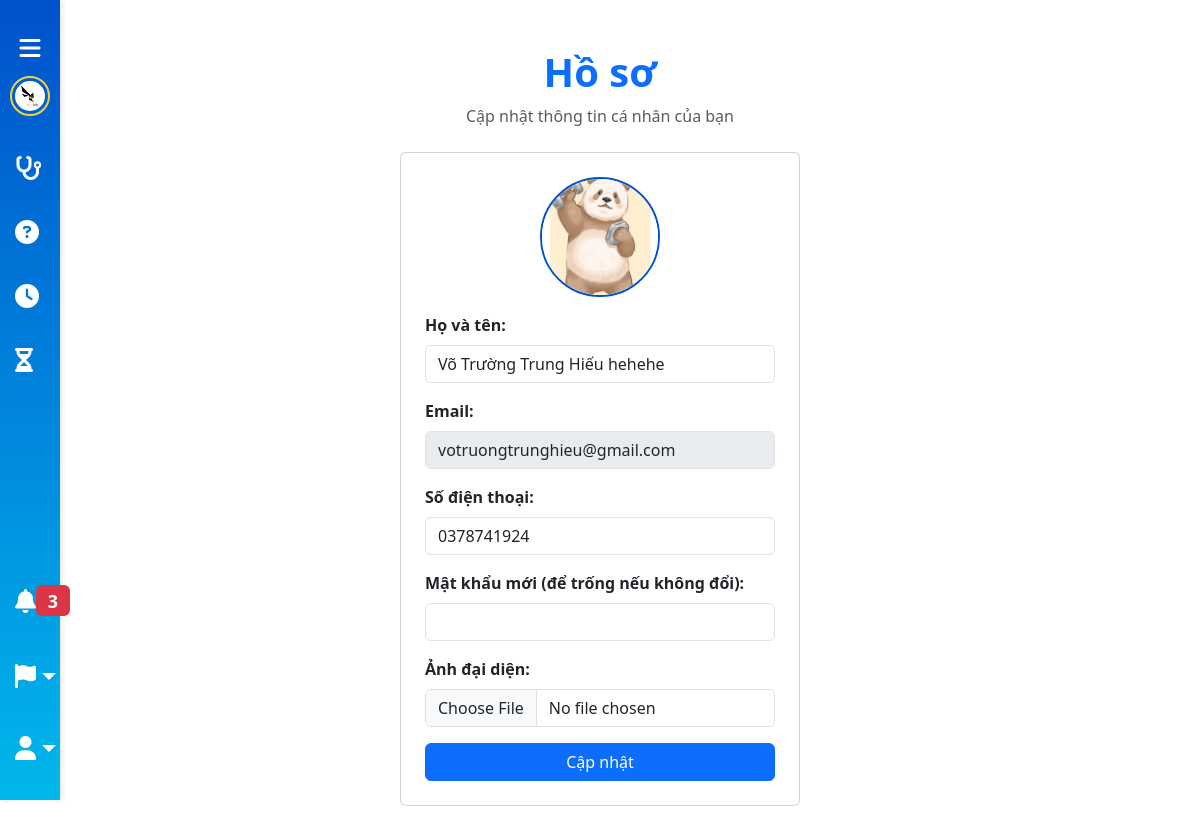
The page /profile (signed in) on the database as committed earlier.
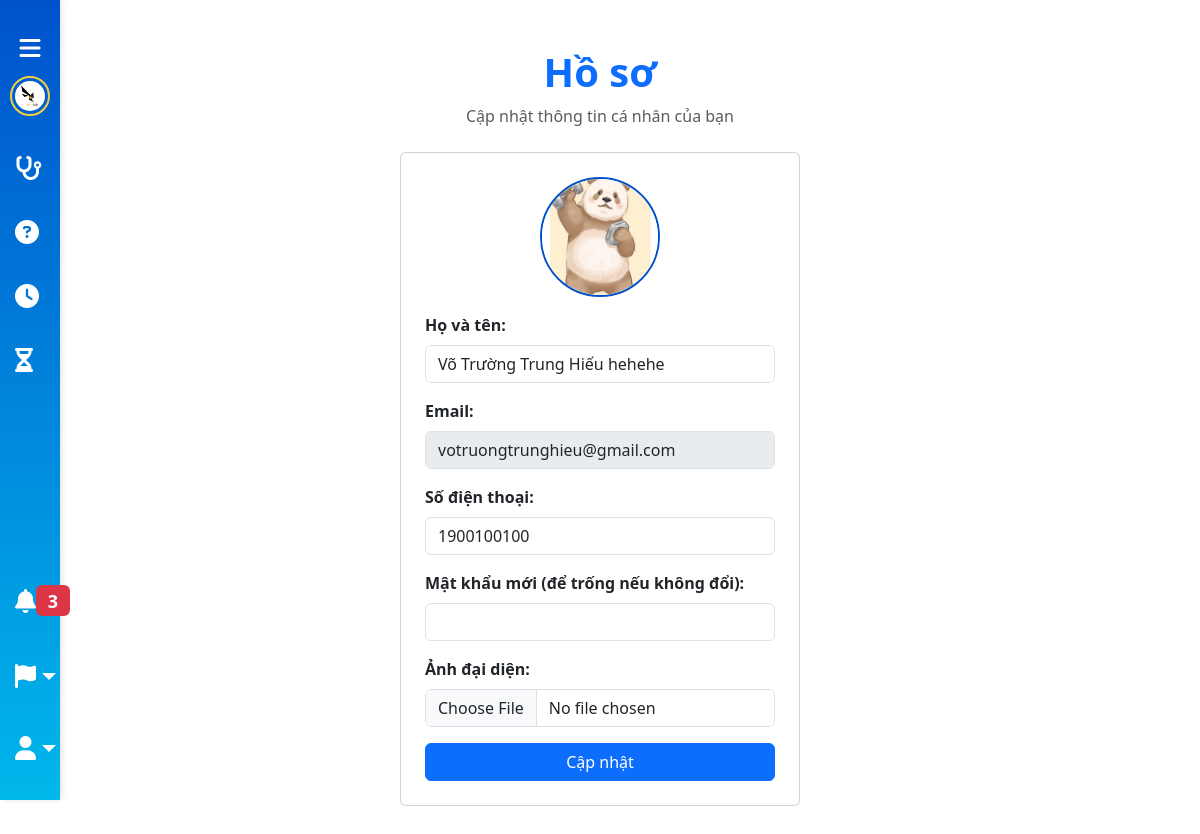
The same page on the database as committed later.
### tables this page shows
CREATE TABLE users
                 (id INTEGER PRIMARY KEY AUTOINCREMENT,
                  full_name TEXT NOT NULL,
                  email TEXT UNIQUE NOT NULL,
                  phone TEXT,
                  profile_pic TEXT,
                  password_hash TEXT NOT NULL);

### app.py (the view, shortened to what this page needs)
@app.route('/profile', methods=['GET','POST'])
def profile():
    if 'user_id' not in session:
        flash("Vui lòng đăng nhập", "danger")
        return redirect(url_for('index'))
    conn = get_db_conn()
    c = conn.cursor()
    c.execute("SELECT full_name,email,phone,profile_pic FROM users WHERE id=?", (session['user_id'],))
    user = c.fetchone()
    conn.close()
    return render_template('profile.html', user=user)

### app.py (called while the page is built)
def get_db_conn():
    conn = sqlite3.connect(DB_FILE)
    conn.row_factory = sqlite3.Row
    return conn

### templates/profile.html (shortened to what this page needs)
<!DOCTYPE html>
<html lang="en">
<head>
  <link href="https://cdn.jsdelivr.net/npm/bootstrap@5.3.2/dist/css/bootstrap.min.css" rel="stylesheet">
  <link rel="stylesheet" href="https://cdnjs.cloudflare.com/ajax/libs/font-awesome/6.4.2/css/all.min.css">
  <link rel="stylesheet" href="{{ url_for('static', filename='sidebar.css') }}">
</head>
<body class="sidebar-collapsed">
  {% include 'sidebar.html' %}
  <div class="content">
    <div class="container py-5">
      <div class="text-center mb-4">
        <h1 class="fw-bold text-primary">Hồ sơ</h1>
        <p class="text-muted">Cập nhật thông tin cá nhân của bạn</p>
      </div>
      <div class="card p-4 mx-auto" style="max-width:400px;">
        {% if user.profile_pic %}
          <div class="text-center mb-3">
            <img src="{{ url_for('static', filename='profile_pics/' + user.profile_pic) }}" alt="Profile Picture" class="profile-pic rounded-circle">
          </div>
        {% endif %}
        <form method="POST" action="{{ url_for('profile') }}" enctype="multipart/form-data">
          <div class="mb-3">
            <label class="form-label fw-bold">Họ và tên:</label>
            <input type="text" class="form-control" name="full_name" value="{{ user.full_name | default('') }}" required>
          </div>
          <div class="mb-3">
            <label class="form-label fw-bold">Email:</label>
            <input type="email" class="form-control" name="email" value="{{ user.email | default('') }}" disabled>
          </div>
          <div class="mb-3">
            <label class="form-label fw-bold">Số điện thoại:</label>
            <input type="text" class="form-control" name="phone" value="{{ user.phone | default('') }}">
          </div>
          <div class="mb-3">
            <label class="form-label fw-bold">Mật khẩu mới (để trống nếu không đổi):</label>
            <input type="password" class="form-control" name="password">
          </div>
          <div class="mb-3">
            <label class="form-label fw-bold">Ảnh đại diện:</label>
            <input type="file" class="form-control" name="profile_pic" accept="image/*">
          </div>
          <button type="submit" class="btn btn-primary w-100">Cập nhật</button>
        </form>
      </div>
    </div>
  </div>
</body>
</html>

### templates/sidebar.html (shortened to what this page needs)
<div class="sidebar" id="sidebar">
  <div class="toggle-btn" id="toggleSidebar">
    <i class="fas fa-bars"></i>
  </div>
  <a href="/pending-cases">
    <img src="/static/logo.png" alt="Logo" class="logo">
  </a>
  <div class="menu-section">
    <a class="nav-link" href="/diagnose" data-page="diagnose">
      <i class="fas fa-stethoscope"></i>
    </a>
    <a class="nav-link" href="/vision-qa" data-page="vision-qa">
      <i class="fas fa-circle-question"></i>
    </a>
    <a class="nav-link" href="/history" data-page="history">
      <i class="fas fa-clock"></i>
    </a>
    <a class="nav-link" href="/pending-cases" data-page="pending-cases">
      <i class="fas fa-hourglass-half"></i>
    </a>
  </div>
  <div class="menu-section menu-bottom">
    <a class="nav-link position-relative" href="#" data-bs-toggle="modal" data-bs-target="#notificationsModal">
      <i class="fas fa-bell"></i>
      <span class="badge bg-danger">3</span>
    </a>
    <div class="dropdown w-100 mt-2">
      <a class="dropdown-toggle d-flex align-items-center nav-link" href="#" id="langToggle" data-bs-toggle="dropdown" data-bs-display="static" aria-expanded="false">
        <i class="fas fa-flag"></i>
      </a>
    </div>
    <div class="dropdown w-100 mt-2">
      <a class="dropdown-toggle d-flex align-items-center nav-link" href="#" id="profileToggle" data-bs-toggle="dropdown" data-bs-display="static" aria-expanded="false">
        <i class="fas fa-user"></i>
      </a>
    </div>
  </div>
</div>

### static/sidebar.css (style rules this page uses)
.sidebar { position: fixed; top: 0; left: 0; width: 60px; height: 100vh; background: linear-gradient(180deg,#0052cc,#00b7eb); box-shadow: 2px 0 5px rgba(0,0,0,0.1); display: flex; flex-direction: column; align-items: center; padding-top: 20px; z-index: 1000; transition: width 0.3s ease; }
.sidebar .toggle-btn { color: #fff; font-size: 1.5rem; padding: 10px; cursor: pointer; }
.sidebar .logo { max-height: 40px; border-radius: 50%; border: 2px solid #f4d03f; padding: 3px; margin-bottom: 20px; }
.sidebar .menu-section { flex:1; display:flex; flex-direction:column; width:100%; }
.sidebar .menu-bottom { display:flex; flex-direction:column; justify-content:flex-end; padding-bottom:20px; }
.sidebar .nav-link { color: #fff; font-size: 1.5rem; padding: 15px; margin: 5px 0; display: flex; align-items: center; width: 100%; text-decoration: none; border-radius: 8px; }

### templates/profile.html (style rules this page uses)
.profile-pic { width: 120px; height: 120px; object-fit: cover; border-radius: 50%; border: 2px solid #0052cc; }

Rows that differ between the two databases and show on the page:
changed users "Võ Trường Trung Hiếu hehehe": phone "0378741924" → "1900100100"
